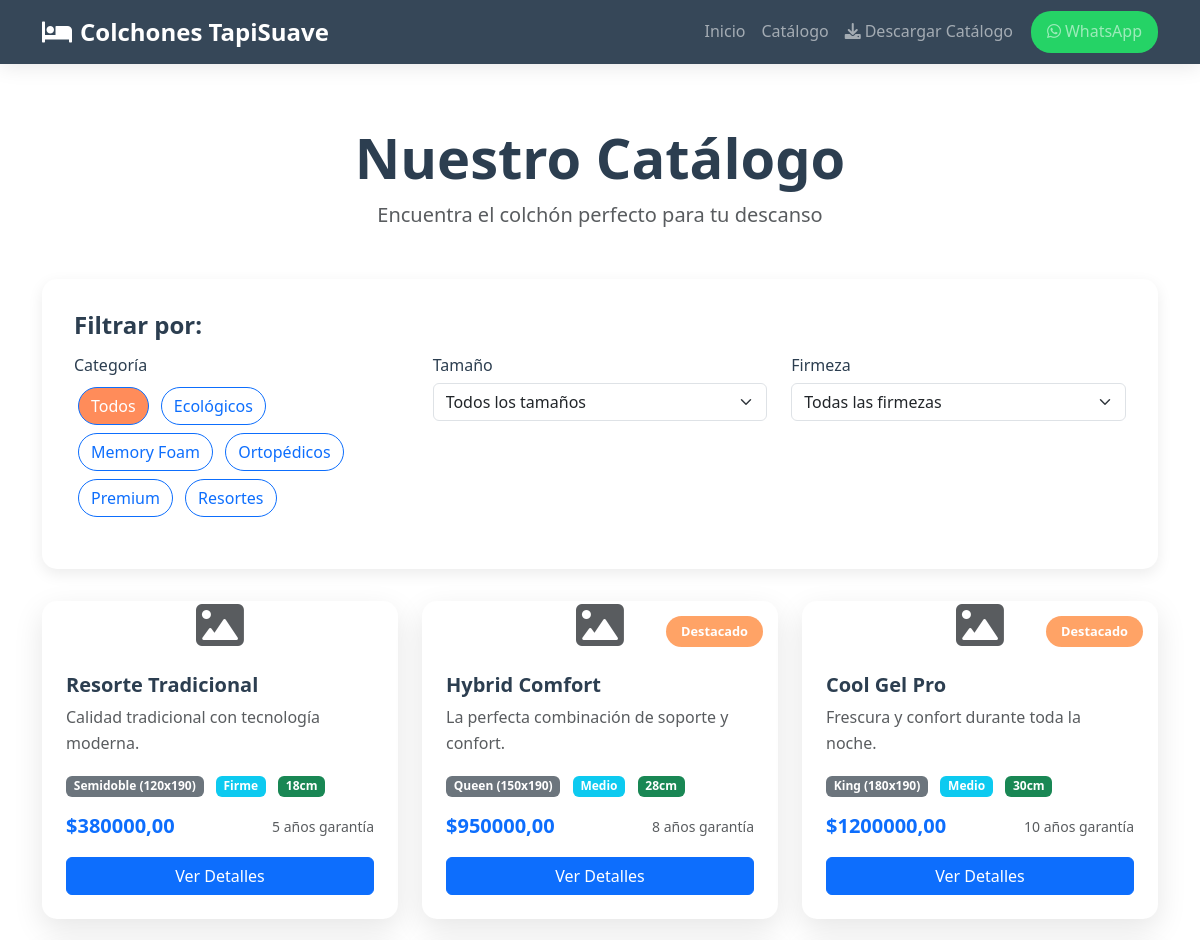
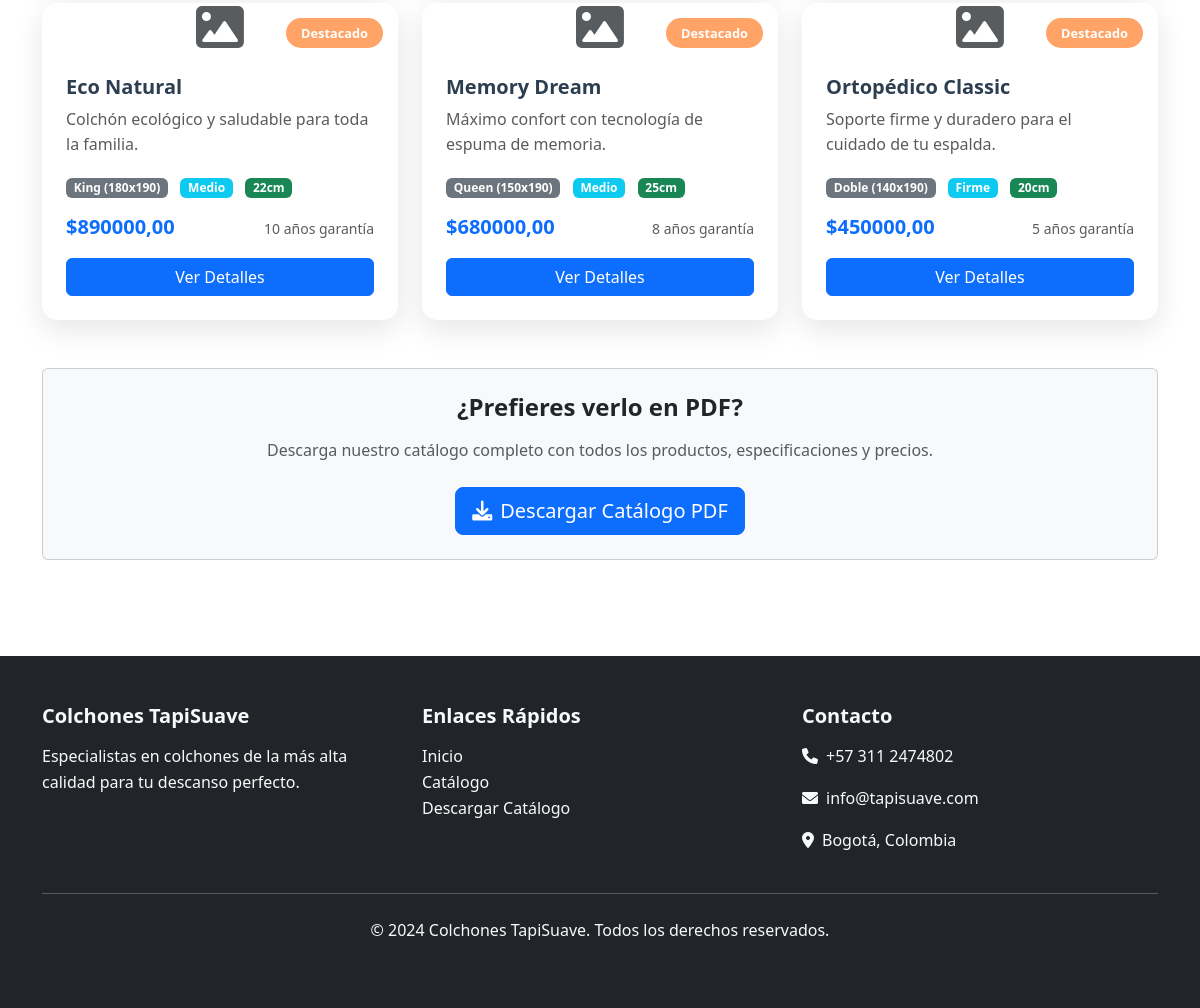
Screenshot of /catalogo/ with the database file from the repository (2 pictures, top to bottom).
### store/models.py (models this page shows, shortened)
class Category(models.Model):
    name = models.CharField(max_length=100, verbose_name="Nombre")
    slug = models.SlugField(unique=True)
    description = models.TextField(blank=True, verbose_name="Descripción")
    image = models.ImageField(upload_to='categories/', blank=True, verbose_name="Imagen")
    created_at = models.DateTimeField(auto_now_add=True)
    class Meta:
        verbose_name = "Categoría"
        verbose_name_plural = "Categorías"
        ordering = ['name']

class Mattress(models.Model):
    FIRMNESS_CHOICES = [
        ('suave', 'Suave'),
        ('medio', 'Medio'),
        ('firme', 'Firme'),
        ('extra_firme', 'Extra Firme'),
    ]
    SIZE_CHOICES = [
        ('individual', 'Individual (90x190)'),
        ('semidoble', 'Semidoble (120x190)'),
        ('doble', 'Doble (140x190)'),
        ('queen', 'Queen (150x190)'),
        ('king', 'King (180x190)'),
        ('super_king', 'Super King (200x200)'),
    ]
    name = models.CharField(max_length=200, verbose_name="Nombre")
    slug = models.SlugField(unique=True)
    category = models.ForeignKey(Category, on_delete=models.CASCADE, verbose_name="Categoría")
    technology = models.ForeignKey(MattressTechnology, on_delete=models.CASCADE, verbose_name="Tecnología")
    description = models.TextField(verbose_name="Descripción")
    short_description = models.CharField(max_length=300, verbose_name="Descripción corta")
    price = models.DecimalField(max_digits=10, decimal_places=2, verbose_name="Precio")
    size = models.CharField(max_length=20, choices=SIZE_CHOICES, verbose_name="Tamaño")
    firmness = models.CharField(max_length=20, choices=FIRMNESS_CHOICES, verbose_name="Firmeza")
    thickness = models.PositiveIntegerField(verbose_name="Grosor (cm)")
    warranty_years = models.PositiveIntegerField(verbose_name="Años de garantía")
    main_image = models.ImageField(upload_to='mattresses/', verbose_name="Imagen principal")
    is_featured = models.BooleanField(default=False, verbose_name="Destacado")
    is_active = models.BooleanField(default=True, verbose_name="Activo")
    created_at = models.DateTimeField(auto_now_add=True)
    updated_at = models.DateTimeField(auto_now=True)
    class Meta:
        verbose_name = "Colchón"
        verbose_name_plural = "Colchones"
        ordering = ['-created_at']

### store/views.py (the view)
# urls.py: path('catalogo/', views.catalog, name='catalog'),
def catalog(request):
    mattresses = Mattress.objects.filter(is_active=True)
    categories = Category.objects.all()
    category_filter = request.GET.get('category')
    if category_filter:
        mattresses = mattresses.filter(category__slug=category_filter)
    size_filter = request.GET.get('size')
    if size_filter:
        mattresses = mattresses.filter(size=size_filter)
    firmness_filter = request.GET.get('firmness')
    if firmness_filter:
        mattresses = mattresses.filter(firmness=firmness_filter)
    context = {
        'mattresses': mattresses,
        'categories': categories,
        'selected_category': category_filter,
        'selected_size': size_filter,
        'selected_firmness': firmness_filter,
    }
    return render(request, 'store/catalog.html', context)

### templates/store/catalog.html (shortened to what this page needs)
{% extends 'store/base.html' %}
{% load static %}
{% block content %}
<div class="container py-5">
    <div class="text-center mb-5">
        <h1 class="display-4 fw-bold">Nuestro Catálogo</h1>
        <p class="lead text-muted">Encuentra el colchón perfecto para tu descanso</p>
    </div>
    <div class="filter-section">
        <h4 class="filter-title">Filtrar por:</h4>
        <div class="row">
            <div class="col-md-4">
                <h6>Categoría</h6>
                <div class="mb-3">
                    <button class="btn btn-outline-primary btn-filter active" data-filter="all">Todos</button>
                    {% for category in categories %}
                    <button class="btn btn-outline-primary btn-filter" data-filter="{{ category.slug }}">{{ category.name }}</button>
                    {% endfor %}
                </div>
            </div>
            <div class="col-md-4">
                <h6>Tamaño</h6>
                <div class="mb-3">
                    <select class="form-select" name="size" onchange="filterBySize(this.value)">
                        <option value="">Todos los tamaños</option>
                    </select>
                </div>
            </div>
            <div class="col-md-4">
                <h6>Firmeza</h6>
                <div class="mb-3">
                    <select class="form-select" name="firmness" onchange="filterByFirmness(this.value)">
                        <option value="">Todas las firmezas</option>
                    </select>
                </div>
            </div>
        </div>
    </div>
    <div class="row g-4" id="products-grid">
        {% for mattress in mattresses %}
        <div class="col-md-6 col-lg-4 product-item" data-category="{{ mattress.category.slug }}" data-size="{{ mattress.size }}" data-firmness="{{ mattress.firmness }}">
            <div class="product-card">
                <div class="product-image-container">
                    {% if mattress.main_image %}
                    <img src="{{ mattress.main_image.url }}" alt="{{ mattress.name }}" class="product-image">
                    {% else %}
                    <div class="no-image-placeholder d-flex align-items-center justify-content-center">
                        <i class="fas fa-image fa-3x text-muted"></i>
                    </div>
                    {% endif %}
                    {% if mattress.is_featured %}
                    <div class="product-badge">Destacado</div>
                    {% endif %}
                </div>
                <div class="product-content">
                    <h5 class="fw-bold">{{ mattress.name }}</h5>
                    <p class="text-muted">{{ mattress.short_description|truncatewords:15 }}</p>
                    <div class="product-details mb-3">
                        <span class="badge bg-secondary me-2">{{ mattress.get_size_display }}</span>
                        <span class="badge bg-info me-2">{{ mattress.get_firmness_display }}</span>
                        <span class="badge bg-success">{{ mattress.thickness }}cm</span>
                    </div>
                    <div class="d-flex justify-content-between align-items-center">
                        <div class="product-price">
                            <span class="h5 text-primary fw-bold">${{ mattress.price }}</span>
                        </div>
                        <div class="warranty-info">
                            <small class="text-muted">{{ mattress.warranty_years }} años garantía</small>
                        </div>
                    </div>
                    <a href="{% url 'mattress_detail' mattress.slug %}" class="btn btn-primary w-100 mt-3">Ver Detalles</a>
                </div>
            </div>
        </div>
        {% endfor %}
    </div>
    <div class="text-center mt-5">
        <div class="card bg-light">
            <div class="card-body py-4">
                <h4 class="fw-bold mb-3">¿Prefieres verlo en PDF?</h4>
                <p class="text-muted mb-4">Descarga nuestro catálogo completo con todos los productos, especificaciones y precios.</p>
                <a href="{% url 'download_catalog' %}" class="btn btn-primary btn-lg">
                    <i class="fas fa-download me-2"></i>Descargar Catálogo PDF
                </a>
            </div>
        </div>
    </div>
</div>
{% endblock %}

### templates/store/base.html (shortened to what this page needs)
<!DOCTYPE html>
<html lang="es">
<head>
    {% load static %}
    <link href="https://cdn.jsdelivr.net/npm/bootstrap@5.3.0/dist/css/bootstrap.min.css" rel="stylesheet">
    <link href="https://cdnjs.cloudflare.com/ajax/libs/font-awesome/6.0.0/css/all.min.css" rel="stylesheet">
    <link href="{% static 'css/style.css' %}" rel="stylesheet">
</head>
<body>
    <nav class="navbar navbar-expand-lg navbar-dark bg-dark fixed-top elegant-nav">
        <div class="container">
            <a class="navbar-brand fw-bold" href="{% url 'home' %}">
                <i class="fas fa-bed me-2"></i>Colchones TapiSuave
            </a>
            <div class="collapse navbar-collapse" id="navbarNav">
                <ul class="navbar-nav ms-auto">
                    <li class="nav-item">
                        <a class="nav-link" href="{% url 'home' %}">Inicio</a>
                    </li>
                    <li class="nav-item">
                        <a class="nav-link" href="{% url 'catalog' %}">Catálogo</a>
                    </li>
                    <li class="nav-item">
                        <a class="nav-link" href="{% url 'download_catalog' %}">
                            <i class="fas fa-download me-1"></i>Descargar Catálogo
                        </a>
                    </li>
                    <li class="nav-item">
                        <a class="nav-link whatsapp-btn" href="#" id="whatsapp-btn">
                            <i class="fab fa-whatsapp me-1"></i>WhatsApp
                        </a>
                    </li>
                </ul>
            </div>
        </div>
    </nav>
    <main class="main-content">
        {% block content %}
        {% endblock %}
    </main>
    <footer class="bg-dark text-light py-5 mt-5">
        <div class="container">
            <div class="row">
                <div class="col-md-4">
                    <h5 class="fw-bold mb-3">Colchones TapiSuave</h5>
                    <p>Especialistas en colchones de la más alta calidad para tu descanso perfecto.</p>
                </div>
                <div class="col-md-4">
                    <h5 class="fw-bold mb-3">Enlaces Rápidos</h5>
                    <ul class="list-unstyled">
                        <li><a href="{% url 'home' %}" class="text-light text-decoration-none">Inicio</a></li>
                        <li><a href="{% url 'catalog' %}" class="text-light text-decoration-none">Catálogo</a></li>
                        <li><a href="{% url 'download_catalog' %}" class="text-light text-decoration-none">Descargar Catálogo</a></li>
                    </ul>
                </div>
                <div class="col-md-4">
                    <h5 class="fw-bold mb-3">Contacto</h5>
                    <p><i class="fas fa-phone me-2"></i>+57 311 2474802</p>
                    <p><i class="fas fa-envelope me-2"></i>info@tapisuave.com</p>
                    <p><i class="fas fa-map-marker-alt me-2"></i>Bogotá, Colombia</p>
                </div>
            </div>
            <hr class="my-4">
            <div class="text-center">
                <p>&copy; 2024 Colchones TapiSuave. Todos los derechos reservados.</p>
            </div>
        </div>
    </footer>
</body>
</html>

### static/css/style.css (style rules this page uses)
:root { --primary-orange: #FF6B35; --secondary-orange: #FF8C5A; --light-orange: #FFA366; --white: #FFFFFF; --light-gray: #F8F8F8; --primary-color: #FF6B35; --secondary-color: #FF8C5A; --accent-color: #FFA366; --text-dark: #2c3e50; --text-light: #7f8c8d; --bg-light: #F8F8F8; --gradient-primary: linear-gradient(135deg, #FF6B35 0%, #FF8C5A 100%); --gradient-secondary: linear-gradient(135deg, #FF8C5A 0%, #FFA366 100%); }
body { font-family: 'Segoe UI', Tahoma, Geneva, Verdana, sans-serif; line-height: 1.6; color: var(--text-dark); }
.main-content { margin-top: 76px; }
.elegant-nav { background: rgba(44, 62, 80, 0.95) !important; backdrop-filter: blur(10px); box-shadow: 0 2px 20px rgba(0,0,0,0.1); transition: all 0.3s ease; }
.navbar-brand { font-size: 1.5rem; color: #fff !important; }
.nav-link { font-weight: 500; transition: color 0.3s ease; position: relative; }
.nav-link::after { content: ''; position: absolute; width: 0; height: 2px; bottom: 0; left: 50%; background-color: var(--secondary-color); transition: all 0.3s ease; }
.whatsapp-btn { background: #25D366; border-radius: 20px; padding: 8px 16px !important; margin-left: 10px; }
.product-card { border-radius: 15px; overflow: hidden; box-shadow: 0 10px 30px rgba(0,0,0,0.1); transition: all 0.3s ease; background: white; height: 100%; }
.product-image-container { position: relative; overflow: hidden; }
.product-badge { position: absolute; top: 15px; right: 15px; background: var(--accent-color); color: white; padding: 5px 15px; border-radius: 20px; font-size: 0.8rem; font-weight: 600; }
.product-content { padding: 1.5rem; }
.product-price { color: var(--secondary-color); }
.filter-section { background: white; border-radius: 15px; padding: 2rem; box-shadow: 0 5px 15px rgba(0,0,0,0.08); margin-bottom: 2rem; }
.filter-title { color: var(--text-dark); font-weight: 600; margin-bottom: 1rem; }
.btn-filter { border-radius: 25px; margin: 0.25rem; transition: all 0.3s ease; }
.btn-filter.active { background: var(--secondary-color); color: white; }

### rows the page displays
Category: name "Ecológicos"
Category: name "Memory Foam"
Category: name "Ortopédicos"
Category: name "Premium"
Category: name "Resortes"
Mattress: name "Resorte Tradicional", short_description "Calidad tradicional con tecnología moderna.", size "Semidoble (120x190)", firmness "Firme", thickness "18", price "380000,00", warranty_years "5"
Mattress: is_featured "Destacado", name "Hybrid Comfort", short_description "La perfecta combinación de soporte y confort.", size "Queen (150x190)", firmness "Medio", thickness "28", price "950000,00", warranty_years "8"
Mattress: is_featured "Destacado", name "Cool Gel Pro", short_description "Frescura y confort durante toda la noche.", size "King (180x190)", firmness "Medio", thickness "30", price "1200000,00", warranty_years "10"
Mattress: is_featured "Destacado", name "Eco Natural", short_description "Colchón ecológico y saludable para toda la familia.", size "King (180x190)", firmness "Medio", thickness "22", price "890000,00", warranty_years "10"
Mattress: is_featured "Destacado", name "Memory Dream", short_description "Máximo confort con tecnología de espuma de memoria.", size "Queen (150x190)", firmness "Medio", thickness "25", price "680000,00", warranty_years "8"
Mattress: is_featured "Destacado", name "Ortopédico Classic", short_description "Soporte firme y duradero para el cuidado de tu espalda.", size "Doble (140x190)", firmness "Firme", thickness "20", price "450000,00", warranty_years "5"
